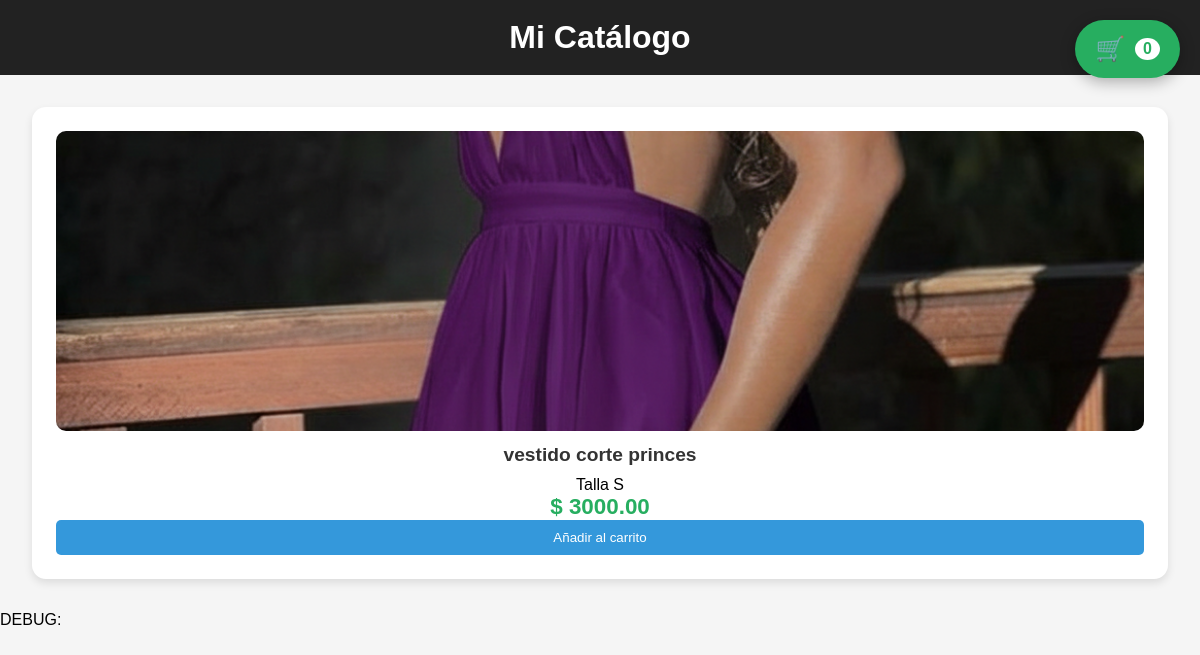
The app's page /, older data.
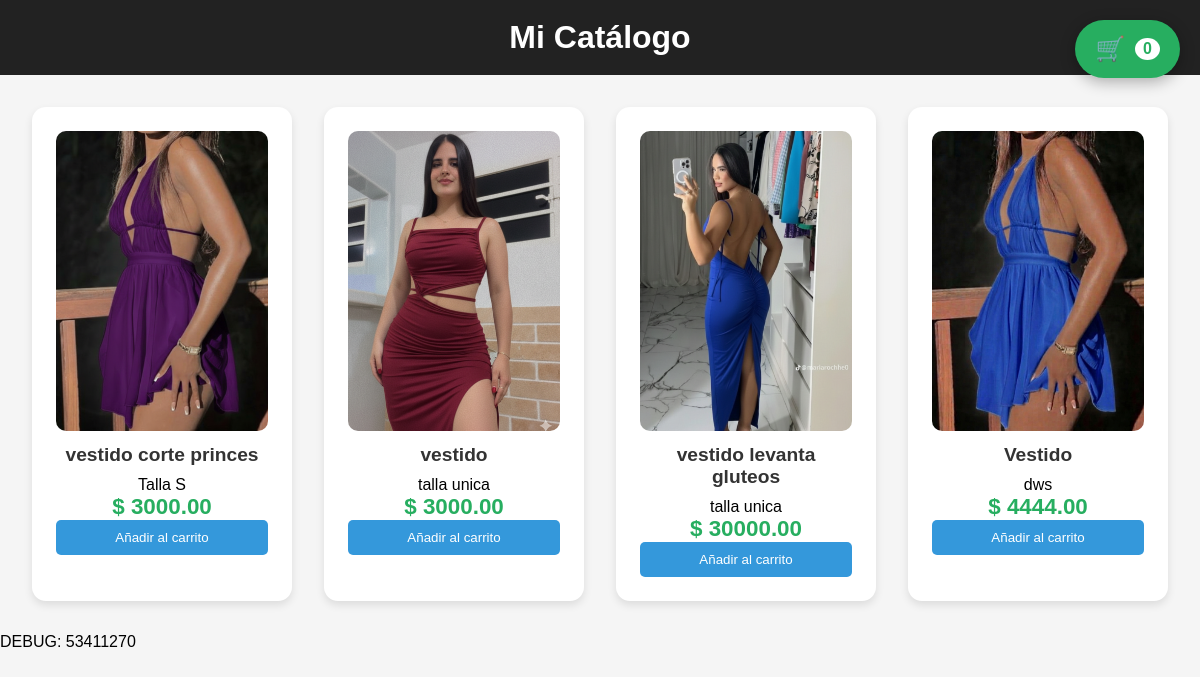
The same page, newer data.
### tienda/models.py (models this page shows, shortened)
class Producto(models.Model):
    nombre = models.CharField(max_length=100)
    descripcion = models.TextField()
    precio = models.DecimalField(max_digits=10, decimal_places=2)
    imagen = models.ImageField(upload_to='productos/', blank=True, null=True)

class Configuracion(models.Model):
    nombre_tienda = models.CharField(max_length=200)
    whatsapp = models.CharField(max_length=20)

### tienda/views.py (the view)
# urls.py: path('', home),
def home(request):
    productos = Producto.objects.all()
    config = Configuracion.objects.last()  # modelo que guarda el WhatsApp
    return render(request, 'index.html', {
        'productos': productos,
        'config': config
    })

### tienda/templates/index.html (shortened to what this page needs)
{% load static %}
<!DOCTYPE html>
<html lang="es">
<head>
    <link rel="stylesheet" href="{% static 'css/style.css' %}">
</head>
<body>
<header class="header">
    <h1>Mi Catálogo</h1>
</header>
<main class="catalogo">
    {% for producto in productos %}
        <div class="producto">
            {% if producto.imagen %}
                <img src="{{ producto.imagen.url }}" alt="{{ producto.nombre }}">
            {% endif %}
            <h2>{{ producto.nombre }}</h2>
            <p>{{ producto.descripcion }}</p>
            <p class="precio">$ {{ producto.precio }}</p>
            <button
                onclick="agregarAlCarrito(this)"
                data-nombre="{{ producto.nombre }}"
                data-precio="{{ producto.precio }}"
                class="btn-add">
                Añadir al carrito
            </button>
        </div>
    {% endfor %}
</main>
<div id="ver-carrito-btn" onclick="toggleCarrito()">
    🛒 <span id="contador-carrito">0</span>
</div>
<p>DEBUG: {{ config.whatsapp }}</p>
</body>
</html>

### tienda/static/css/style.css (style rules this page uses)
* { box-sizing: border-box; margin: 0; padding: 0; font-family: Arial, sans-serif; }
body { background-color: #f5f5f5; }
.header { background-color: #222; color: white; text-align: center; padding: 1.2rem; }
.header h1 { font-size: 2rem; }
.catalogo { display: grid; grid-template-columns: repeat(auto-fit, minmax(250px, 1fr)); gap: 2rem; padding: 2rem; max-width: 1200px; margin: 0 auto; }
.producto { background-color: white; border-radius: 14px; padding: 1.5rem; text-align: center; box-shadow: 0 4px 8px rgba(0,0,0,0.1); transition: transform 0.3s ease, box-shadow 0.3s ease; }
.producto img { display: block; margin: 0 auto 0.8rem; width: 100%; height: 300px; object-fit: cover; border-radius: 10px; }
.producto h2 { font-size: 1.2rem; margin: 0.6rem 0; color: #333; }
.precio { color: #27ae60; font-size: 1.4rem; font-weight: bold; }
#ver-carrito-btn { position: fixed; top: 20px; right: 20px; background: #27ae60; color: white; padding: 15px 20px; border-radius: 50px; cursor: pointer; z-index: 1000; font-size: 1.5rem; box-shadow: 0 4px 15px rgba(0,0,0,0.3); transition: transform 0.2s ease; display: flex; align-items: center; gap: 10px; }
#contador-carrito { background: white; color: #27ae60; border-radius: 50%; padding: 2px 8px; font-size: 1rem; font-weight: bold; }
.btn-add { background: #3498db; color: white; border: none; padding: 10px; width: 100%; border-radius: 5px; cursor: pointer; }

Row changes from the older to the newer data that the page shows:
added Producto: imagen (picture), nombre "vestido", descripcion "talla unica", precio "3000.00"
added Producto: imagen (picture), nombre "vestido levanta gluteos", descripcion "talla unica", precio "30000.00"
added Producto: imagen (picture), nombre "Vestido", descripcion "dws", precio "4444.00"
added Configuracion: whatsapp "53411270"
